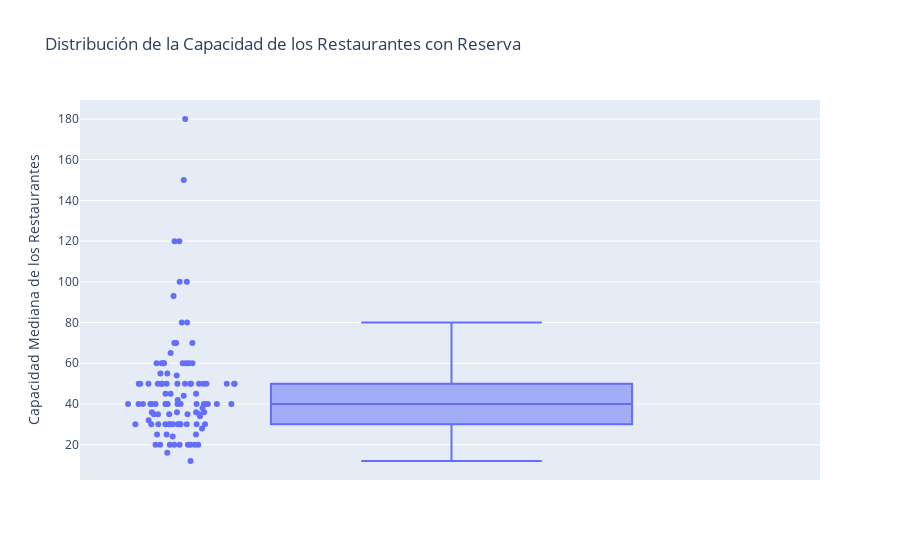

Notebook code for this chart:
### Markdown cell above
Tener un local lo rente para la organizacion de eventos a demas de ser un restaurante puede ser una fuente luctrativa de ingresos por ello alejandro antes de rentar el lugar donde iba a poner su restaurante decidio investigar que capacidad media tiene los restaurantes que ofertan este servicio para buscar un local que cumpla con esas condiciones de espacios.

### Code cell
#Grafica que muestra la capacidad mediana de los restaurantes que aceptan reservacion :)

restaurantes_con_reserva = data2[data2["reservation"] == True]
capacidad_reserva= restaurantes_con_reserva["capacity"]
mediana_capacidad = round(bp.c_mediana(capacidad_reserva))
print(mediana_capacidad)

fig = px.box(
    restaurantes_con_reserva,
    y='capacity',
    title='Distribución de la Capacidad de los Restaurantes con Reserva',
    labels={'capacity': 'Capacidad Mediana de los Restaurantes'},
    points="all"
    
)

fig.show()

### Figure 1 — Plotly figure (JSON) as saved in the notebook; plotly's stock layout.template omitted (floating-point values rounded to 4 significant figures)
{"data": [{"alignmentgroup": "True", "boxpoints": "all", "hovertemplate": "Capacidad Mediana de los Restaurantes=%{y}<extra></extra>", "legendgroup": "", "marker": {"color": "#636efa"}, "name": "", "notched": false, "offsetgroup": "", "orientation": "v", "showlegend": false, "type": "box", "x0": " ", "xaxis": "x", "y": [80, 36, 70, 30, 40, 25, 40, 60, 50, 70, 50, 30, 20, 45, 50, 35, 40, 60, 50, 36, 60, 50, 50, 60, 30, 65, 20, 30, 50, 20, 93, 120, 50, 50, 40, 20, 16, 20, 30, 20, 38, 36, 50, 50, 60, 150, 35, 50, 180, 24, 32, 40, 30, 54, 60, 20, 40, 40, 55, 50, 40, 34, 55, 100, 20, null, 30, 120, 30, 30, 70, 35, 60, 40, 80, null, 40, 50, 42, 30, 40, 100, 12, 30, 40, null, 40, 28, 50, 45, 25, 50, 30, 25, 35, 40, 44, 40, 60, 30, 50, 36, 20, 40, 45, 40, 35], "y0": " ", "yaxis": "y"}], "layout": {"boxmode": "group", "legend": {"tracegroupgap": 0}, "title": {"text": "Distribución de la Capacidad de los Restaurantes con Reserva"}, "xaxis": {"anchor": "y", "domain": [0, 1]}, "yaxis": {"anchor": "x", "domain": [0, 1], "title": {"text": "Capacidad Mediana de los Restaurantes"}}}}
